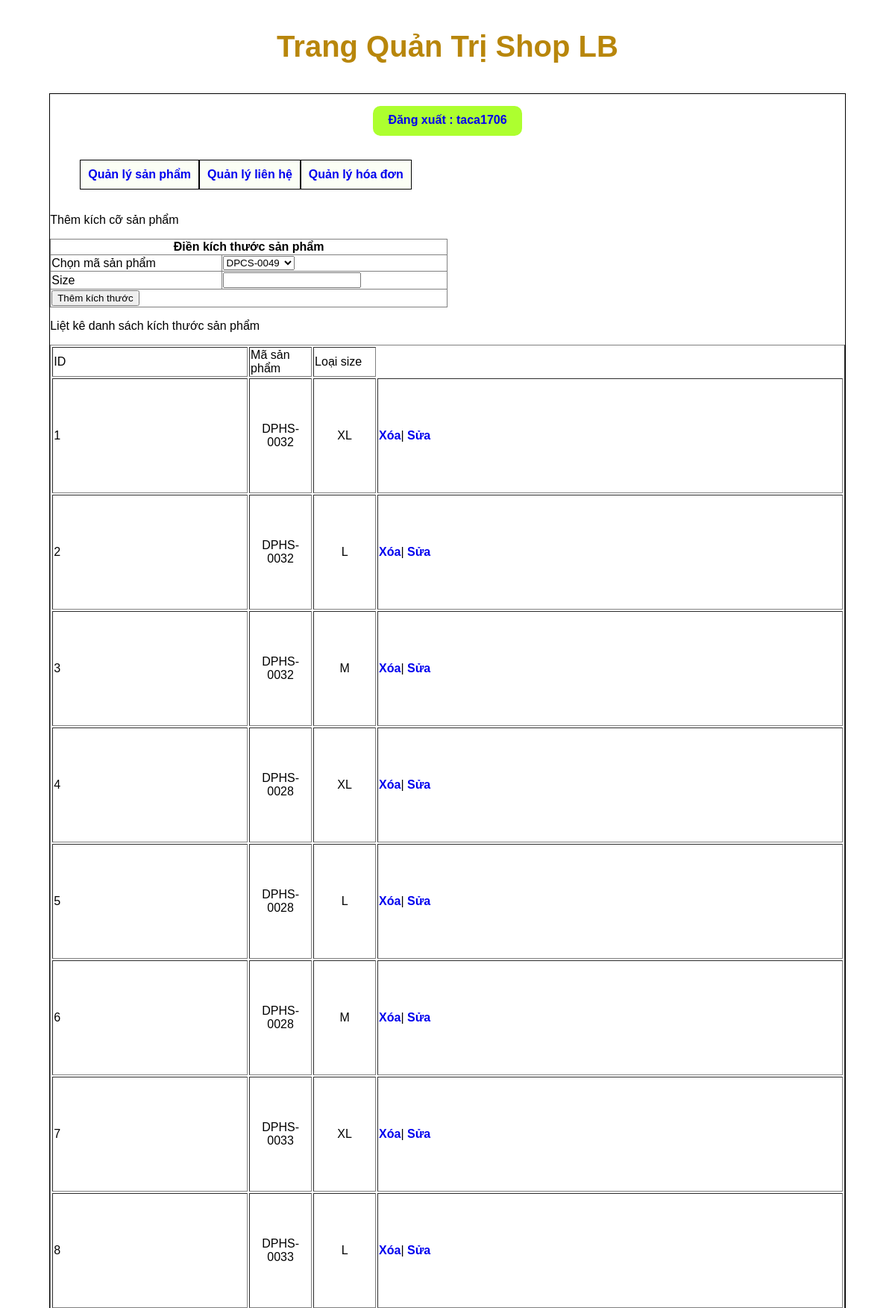
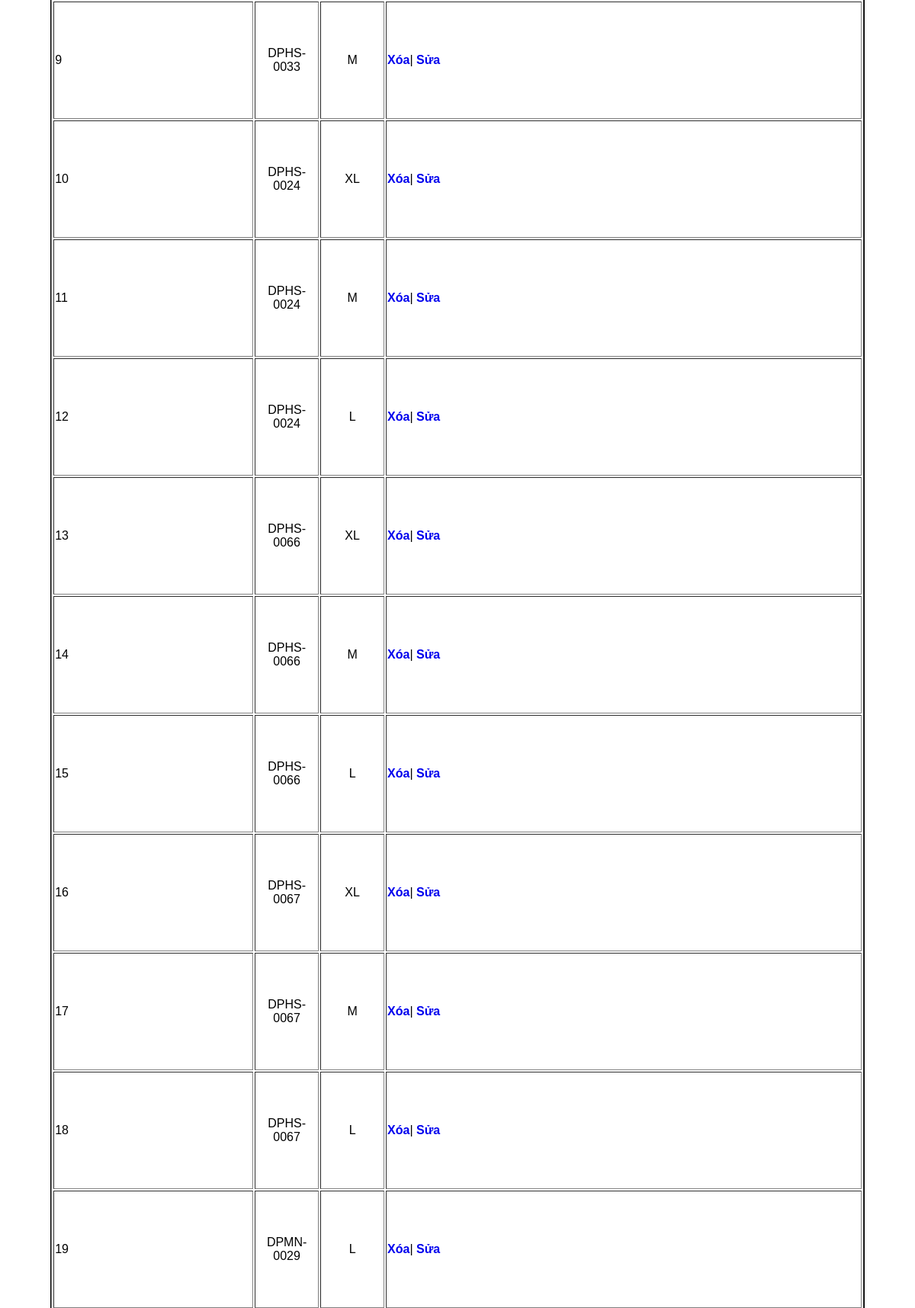
Screenshot of /admincp/index.php?action=quanlysize&query=them (signed in, upper part) with the database file from the repository (2 pictures, top to bottom).
### tables this page shows
CREATE TABLE `tbl_size` (
  `id_size` int(11) NOT NULL,
  `id_sanpham` int(11) NOT NULL,
  `loaisize` varchar(50) NOT NULL
);

CREATE TABLE `tbl_sanpham` (
  `id_sanpham` int(11) NOT NULL,
  `tensanpham` varchar(100) NOT NULL,
  `masanpham` varchar(100) NOT NULL,
  `giasanpham` float NOT NULL,
  `soluong` int(11) NOT NULL,
  `hinhanh` varchar(100) NOT NULL,
  `tomtat` tinytext NOT NULL,
  `noidung` text NOT NULL,
  `id_loaisanpham` int(11) NOT NULL,
  `id_nhacungcap` int(11) NOT NULL,
  `trangthai` int(11) NOT NULL
);

### admincp/modules/quanlysize/lietke.php (the view)
<?php
$sql_lietke_size = "SELECT * FROM tbl_sanpham ,tbl_size WHERE tbl_sanpham.id_sanpham=tbl_size.id_sanpham ORDER BY id_size DESC";
$result_lietke_size = mysqli_query($connect, $sql_lietke_size);
?>
<p>Liệt kê danh sách kích thước sản phẩm</p>
<table style="width: 100%;" border="1" style="border-collapse:collapse;">
    <tr>
        <td>ID</td>
        <td>Mã sản phẩm</td>
        <td>Loại size</td>
    </tr>
    <?php
    $i = 0;
    while ($row = mysqli_fetch_array($result_lietke_size)) {
        $i++;
    ?>
        <tr>
            <td><?= $i ?></td>
            <td style="width:80px;height:150px; text-align: center;">
                <?= $row['masanpham'] ?>
            </td>
            <td style="width:80px;height:150px; text-align: center;">
                <?= $row['loaisize'] ?>
            </td>
            <td>
                <a href="modules/quanlysize/xuly.php?id_size=<?= $row['id_size'] ?>" onclick="return confirm('Bạn có chắc chắn muốn xóa?');">Xóa</a>|
                <a href="?action=quanlysize&query=sua&id_size=<?= $row['id_size'] ?>">Sửa</a>
            </td>
        </tr>
    <?php
    }
    ?>
</table>

### admincp/modules/header.php (style rules this page uses)
a { font-weight: bold; }

### admincp/modules/menu.php (style rules this page uses)
* { font-family: 'Poppins', sans-serif; text-decoration: none; }

### rows the page displays
tbl_size: id_sanpham.masanpham "DPHS-0032", loaisize "XL"
tbl_size: id_sanpham.masanpham "DPHS-0032", loaisize "L"
tbl_size: id_sanpham.masanpham "DPHS-0032", loaisize "M"
tbl_size: id_sanpham.masanpham "DPHS-0028", loaisize "XL"
tbl_size: id_sanpham.masanpham "DPHS-0028", loaisize "L"
tbl_size: id_sanpham.masanpham "DPHS-0028", loaisize "M"
tbl_size: id_sanpham.masanpham "DPHS-0033", loaisize "XL"
tbl_size: id_sanpham.masanpham "DPHS-0033", loaisize "L"
tbl_size: id_sanpham.masanpham "DPHS-0033", loaisize "M"
tbl_size: id_sanpham.masanpham "DPHS-0024", loaisize "XL"
tbl_size: id_sanpham.masanpham "DPHS-0024", loaisize "M"
tbl_size: id_sanpham.masanpham "DPHS-0024", loaisize "L"
tbl_size: id_sanpham.masanpham "DPHS-0066", loaisize "XL"
tbl_size: id_sanpham.masanpham "DPHS-0066", loaisize "M"
tbl_size: id_sanpham.masanpham "DPHS-0066", loaisize "L"
tbl_size: id_sanpham.masanpham "DPHS-0067", loaisize "XL"
tbl_size: id_sanpham.masanpham "DPHS-0067", loaisize "M"
tbl_size: id_sanpham.masanpham "DPHS-0067", loaisize "L"
tbl_size: id_sanpham.masanpham "DPMN-0029", loaisize "L"

### other values shown
$_SESSION['dangky'] "taca1706"
form field sanpham "DPCS-0049"
